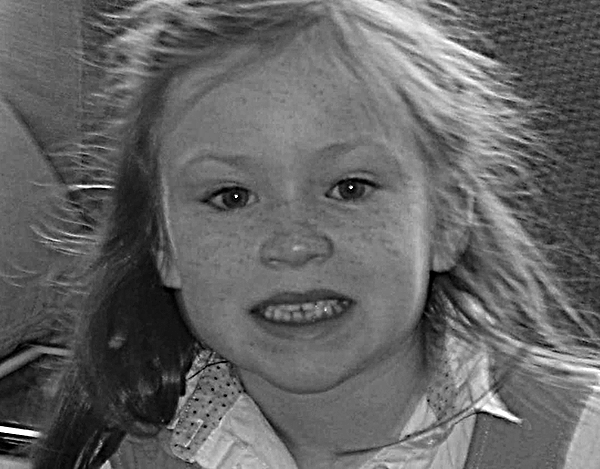
#> input picture src/method_1/src/girl.tif, 600 x 469 px
$ python image_translation.py
#> lines starting #> are read from the running program, lines starting #| are printed output that depends on the picture
"""
Author: Minh T. Nguyen
2/3/2021
"""

import cv2 as cv
import numpy as np


def imageTranslate4e(f, tx, ty, mode="black"):
    """Image translation function taking in grayscale image and shift by dimension"""

    # get the height and width of the image
    h, w = f.shape[:2]
    transMat = np.array([[1, 0, tx], [0, 1, ty]])

    if mode == "black":
        # The output shape is equal to the input shape
        out_img = np.zeros(f.shape, dtype="uint8")
        for m in range(h):
            for n in range(w):
                origin_pos_x = n
                origin_pos_y = m
                origin_pos_xy = np.array([origin_pos_x, origin_pos_y, 1])

                new_pos_xy = np.dot(transMat, origin_pos_xy)
                new_pos_x = new_pos_xy[0]
                new_pos_y = new_pos_xy[1]

                if 0 < new_pos_x < w and 0 < new_pos_y < h:
                    out_img[new_pos_y, new_pos_x] = f[m, n]
        return out_img

    elif mode == "white":
        # The output shape is equal to the input shape
        out_img = 255 * np.ones(f.shape, dtype="uint8")
        for m in range(h):
            for n in range(w):
                origin_pos_x = n
                origin_pos_y = m
                origin_pos_xy = np.array([origin_pos_x, origin_pos_y, 1])

                new_pos_xy = np.dot(transMat, origin_pos_xy)
                new_pos_x = new_pos_xy[0]
                new_pos_y = new_pos_xy[1]

                if 0 < new_pos_x < w and 0 < new_pos_y < h:
                    out_img[new_pos_y, new_pos_x] = f[m, n]
        return out_img

    else:
        print("please choose the right mode black or white")


def main():
    # Read in the image of the girl
    img = cv.imread("girl.tif")
#> img is the input picture: shape (469, 600, 3); min 0, max 255, mean 99.9

    # Just show out the original
    cv.imshow("Original", img)

    # test the function by translate the height in the positive vertical direction half its size and 1/4 of the width
    h, w = img.shape[:2]
#> h = 469; w = 600
    move_x = w
#> move_x = 600
    move_x = int(move_x / 4)
#> move_x = 150
    move_y = h
#> move_y = 469
    move_y = int(move_y / 2)
#> move_y = 234

    # Create a translated image with black background
    out_img_black = imageTranslate4e(img, move_x, move_y)
#> after the loop in imageTranslate4e, `for m in range(h):`:
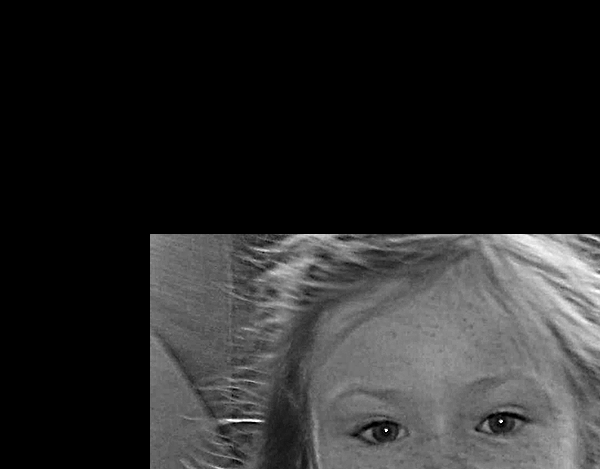
#> out_img: shape (469, 600, 3); min 0, max 255, mean 40.4
    cv.imshow("Black Background", out_img_black)

    # Create a translated image with white background
    out_img_white = imageTranslate4e(img, move_x, move_y, "white")
#> call 2 of imageTranslate4e, with tx = 150, ty = 234, mode = 'white'
#> after the loop in imageTranslate4e (call 2), `for m in range(h):`:
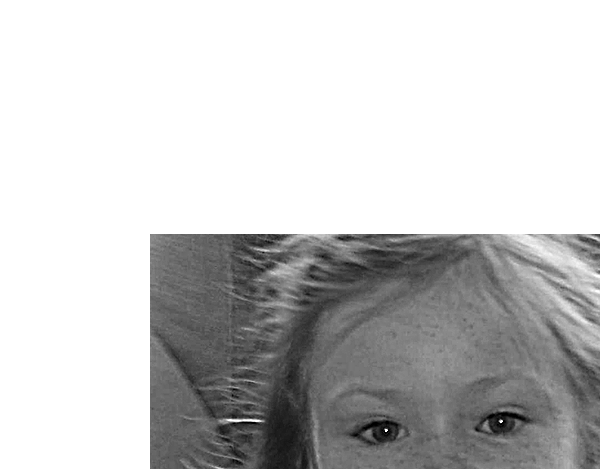
#> out_img: shape (469, 600, 3); min 0, max 255, mean 199.6
    cv.imshow("White Background", out_img_white)

    cv.waitKey(0)


if __name__ == "__main__":
    main()
